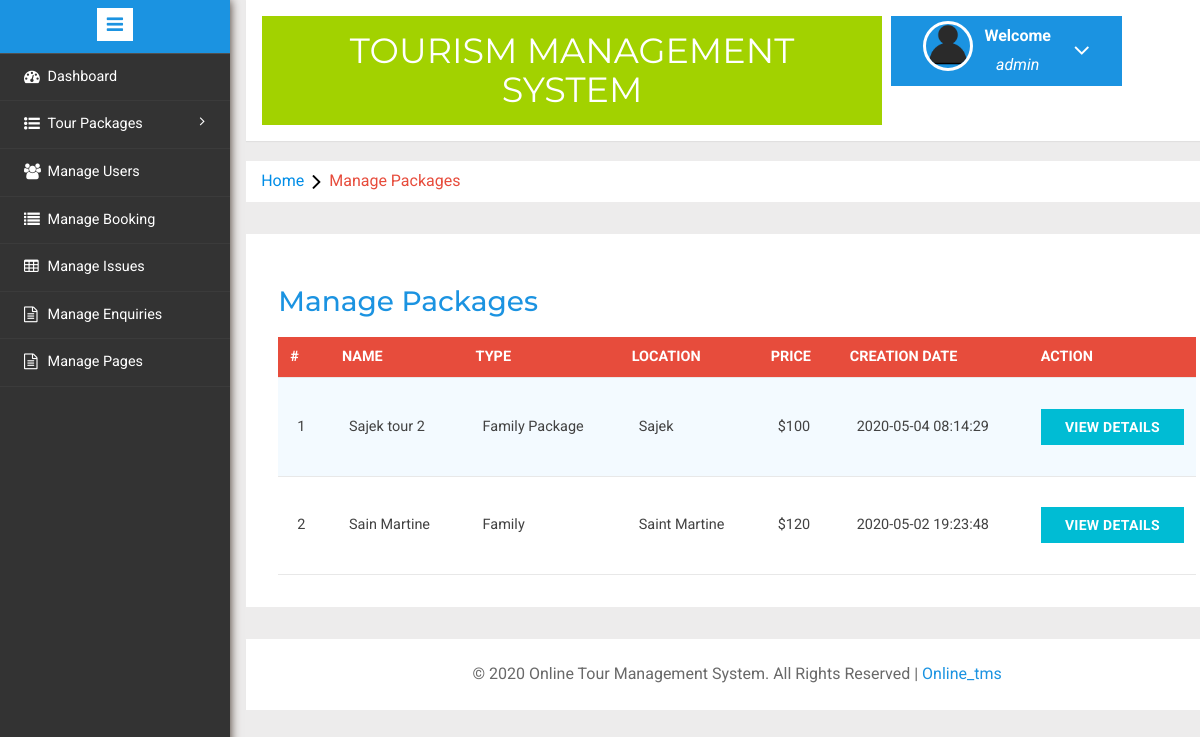
/admin/manage-packages.php (signed in), run on the app's committed database.
### tables this page shows
CREATE TABLE `tbl_tourpackage` (
  `id` int(11) NOT NULL,
  `packagename` varchar(255) NOT NULL,
  `packagetype` varchar(20) NOT NULL,
  `packagelocation` varchar(20) NOT NULL,
  `pakageprice` varbinary(255) NOT NULL,
  `packagefetures` text NOT NULL,
  `packagedetails` text NOT NULL,
  `packageimage` varchar(255) NOT NULL,
  `createdate` timestamp NOT NULL DEFAULT CURRENT_TIMESTAMP ON UPDATE CURRENT_TIMESTAMP,
  `updatedate` timestamp NOT NULL DEFAULT '0000-00-00 00:00:00' ON UPDATE CURRENT_TIMESTAMP
);

### admin/manage-packages.php (the view, shortened to what this page needs)
<?php
include('includes/config.php');
if(strlen($_SESSION['alogin'])==0)
{
	header('location:index.php');
}
else{
	?>
	<!DOCTYPE HTML>
	<html>
	<head>
		<link href="css/bootstrap.min.css" rel='stylesheet' type='text/css' />
		<link href="css/style.css" rel='stylesheet' type='text/css' />
		<link rel="stylesheet" href="css/morris.css" type="text/css"/>
		<link href="css/font-awesome.css" rel="stylesheet">
		<link rel="stylesheet" type="text/css" href="css/table-style.css" />
		<link rel="stylesheet" type="text/css" href="css/basictable.css" />
		<link rel="stylesheet" href="css/icon-font.min.css" type='text/css' />
	</head>
	<body>
		<div class="page-container">
			<div class="left-content">
				<div class="mother-grid-inner">
					<?php include('includes/header.php');?>
				</div>
				<ol class="breadcrumb">
					<li class="breadcrumb-item"><a href="index.html">Home</a><i class="fa fa-angle-right"></i>Manage Packages</li>
				</ol>
				<div class="agile-grids">
					<div class="agile-tables">
						<div class="w3l-table-info">
							<h2>Manage Packages</h2>
							<table id="table">
								<thead>
									<tr>
										<th>#</th>
										<th >Name</th>
										<th>Type</th>
										<th>Location</th>
										<th>Price</th>
										<th>Creation Date</th>
										<th>Action</th>
									</tr>
								</thead>
								<tbody>
									<?php
									$sql="SELECT * FROM tbl_tourpackage";
									$query=mysqli_query($con,$sql);
									$num=mysqli_num_rows($query);
									if ($num>0) {
										$cont=1;
										while ($result=mysqli_fetch_array($query)) {
									?>
									<tr>
										<td><?php echo htmlentities($cont);?></td>
										<td><?php echo htmlentities($result['packagename']);?></td>
										<td><?php echo htmlentities($result['packagetype']);?></td>
										<td><?php echo htmlentities($result['packagelocation']);?></td>
										<td>$<?php echo htmlentities($result['pakageprice']);?></td>
										<td><?php echo htmlentities($result['createdate']);?></td>
										<td><a href="update-package.php?pid=<?php echo htmlentities($result['id']);?>"><button type="button" class="btn btn-primary btn-block">View Details</button></a></td>
									</tr>
									<?php $cont=$cont+1;} }?>
								</tbody>
							</table>
						</div>
				</div>
				<?php include('includes/footer.php');?>
			</div>
		</div>
		<?php include('includes/sidebarmenu.php');?>
	</div>
</body>
</html>
<?php } ?>

### admin/css/table-style.css (style rules this page uses)
table { background: white; border-collapse: collapse; margin: 1.25em 0 0; width: 100%; }
table tr, table th, table td { border: none; border-bottom: 1px solid #e8e8e8; font-size: .95em; }
table th, table td { padding: 10px 12px; text-align: left; }
table th { background: #e74c3c; color: #fff; text-transform: uppercase; }
table tr td { background: #f3faff; color: #424242; }
table tr:nth-of-type(2n+2) td { background: #ffffff; }
table { width: 100%; }

### data on the page
tbl_tourpackage: packagename "Sajek tour 2", packagetype "Family Package", packagelocation "Sajek", pakageprice "100", createdate "2020-05-04 08:14:29"
tbl_tourpackage: packagename "Sain Martine", packagetype "Family", packagelocation "Saint Martine", pakageprice "120", createdate "2020-05-02 19:23:48"

### other printed values
$_SESSION['alogin'] "admin"
Date("Y") "2020"
